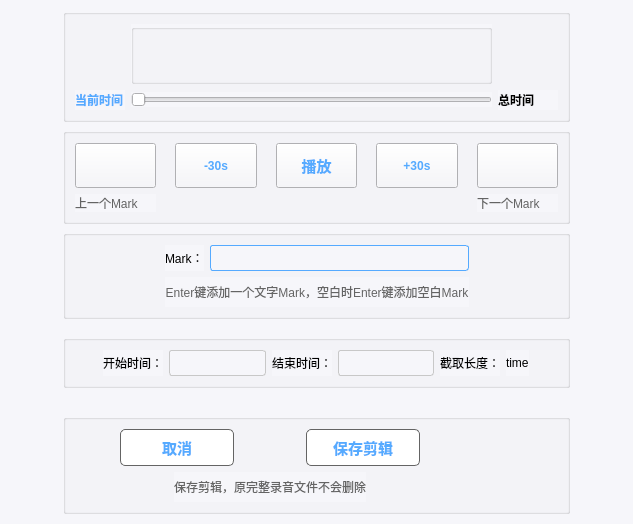
        <widget class="QStackedWidget" name="stackedWidget">
         <property name="currentIndex">
          <number>0</number>
         </property>
         <widget class="QWidget" name="page_1">
          <property name="styleSheet">
           <string notr="true">QWidget:disabled{
background-color: transparent;
}
QWidget{
	background-color: rgb(246, 246, 250);
}</string>
          </property>
          <layout class="QGridLayout" name="gridLayout_9" columnstretch="1,4,4,1">
           <property name="leftMargin">
            <number>0</number>
           </property>
           <property name="topMargin">
            <number>9</number>
           </property>
           <property name="rightMargin">
            <number>0</number>
           </property>
           <property name="bottomMargin">
            <number>0</number>
           </property>
           <property name="horizontalSpacing">
            <number>0</number>
           </property>
           <property name="verticalSpacing">
            <number>6</number>
           </property>
           <item row="4" column="1" colspan="2">
            <widget class="QGroupBox" name="time_groupBox">
             <property name="title">
              <string/>
             </property>
             <layout class="QGridLayout" name="gridLayout_4">
              <item row="1" column="6">
               <widget class="QLabel" name="selected_time">
                <property name="text">
                 <string>time</string>
                </property>
               </widget>
              </item>
              <item row="1" column="1">
               <widget class="QLabel" name="start_time_label">
                <property name="text">
                 <string>开始时间：</string>
                </property>
               </widget>
              </item>
              <item row="1" column="7">
               <spacer name="horizontalSpacer_8">
                <property name="orientation">
                 <enum>Qt::Horizontal</enum>
                </property>
                <property name="sizeHint" stdset="0">
                 <size>
                  <width>40</width>
                  <height>20</height>
                 </size>
                </property>
               </spacer>
              </item>
              <item row="1" column="2">
               <widget class="QLineEdit" name="start_time">
                <property name="minimumSize">
                 <size>
                  <width>0</width>
                  <height>26</height>
                 </size>
                </property>
                <property name="styleSheet">
                 <string notr="true">border:1px solid rgb(200, 200, 200);
border-radius: 3px; </string>
                </property>
               </widget>
              </item>
              <item row="1" column="3">
               <widget class="QLabel" name="end_time_label">
                <property name="text">
                 <string>结束时间：</string>
                </property>
               </widget>
              </item>
              <item row="1" column="4">
               <widget class="QLineEdit" name="end_time">
                <property name="minimumSize">
                 <size>
                  <width>0</width>
                  <height>26</height>
                 </size>
                </property>
                <property name="styleSheet">
                 <string notr="true">border:1px solid rgb(200, 200, 200);
border-radius: 3px; </string>
                </property>
               </widget>
              </item>
              <item row="1" column="5">
               <widget class="QLabel" name="selected_time_label">
                <property name="minimumSize">
                 <size>
                  <width>0</width>
                  <height>26</height>
                 </size>
                </property>
                <property name="text">
                 <string>截取长度：</string>
                </property>
               </widget>
              </item>
              <item row="1" column="0">
               <spacer name="horizontalSpacer_7">
                <property name="orientation">
                 <enum>Qt::Horizontal</enum>
                </property>
                <property name="sizeHint" stdset="0">
                 <size>
                  <width>40</width>
                  <height>20</height>
                 </size>
                </property>
               </spacer>
              </item>
             </layout>
            </widget>
           </item>
           <item row="6" column="1" colspan="2">
            <widget class="QGroupBox" name="button_groupBox">
             <property name="title">
              <string/>
             </property>
             <layout class="QGridLayout" name="gridLayout_5">
              <property name="leftMargin">
               <number>9</number>
              </property>
              <property name="topMargin">
               <number>9</number>
              </property>
              <property name="rightMargin">
               <number>9</number>
              </property>
              <property name="bottomMargin">
               <number>9</number>
              </property>
              <property name="spacing">
               <number>6</number>
              </property>
              <item row="0" column="0">
               <spacer name="horizontalSpacer_41">
                <property name="orientation">
                 <enum>Qt::Horizontal</enum>
                </property>
                <property name="sizeHint" stdset="0">
                 <size>
                  <width>40</width>
                  <height>20</height>
                 </size>
                </property>
               </spacer>
              </item>
              <item row="0" column="1" colspan="2">
               <widget class="QPushButton" name="cancel_btn">
                <property name="font">
                 <font>
                  <pointsize>11</pointsize>
                  <weight>75</weight>
                  <bold>true</bold>
                 </font>
                </property>
                <property name="styleSheet">
                 <string notr="true">QPushButton:hover{
border: 1px solid rgb(85, 170, 255);
color:white;
background-color:rgb(85, 170, 255);
}
QPushButton{
background-color:  white;
border: 1px solid rgb(100, 100, 100);
border-radius: 5px;   
width:100px;
height:35px;
color:rgb(85, 170, 255);
}
QPushButton:pressed{
background-color:rgb(85, 170, 255);
margin:2px;
color:black;
border: 1px solid white;
}

QPushButton:disabled{
background-color: transparent;
color:gray;
}</string>
                </property>
                <property name="text">
                 <string>取消</string>
                </property>
               </widget>
              </item>
              <item row="0" column="3">
               <spacer name="horizontalSpacer_42">
                <property name="orientation">
                 <enum>Qt::Horizontal</enum>
                </property>
                <property name="sizeType">
                 <enum>QSizePolicy::Preferred</enum>
                </property>
                <property name="sizeHint" stdset="0">
                 <size>
                  <width>40</width>
                  <height>20</height>
                 </size>
                </property>
               </spacer>
              </item>
              <item row="0" column="4" colspan="2">
               <widget class="QPushButton" name="confirm_btn">
                <property name="font">
                 <font>
                  <pointsize>11</pointsize>
                  <weight>75</weight>
                  <bold>true</bold>
                 </font>
                </property>
                <property name="styleSheet">
                 <string notr="true">QPushButton:hover{
border: 1px solid rgb(85, 170, 255);
color:white;
background-color:rgb(85, 170, 255);
}
QPushButton{
background-color:  white;
border: 1px solid rgb(100, 100, 100);
border-radius: 5px;   
width:100px;
height:35px;
color:rgb(85, 170, 255);
}
QPushButton:pressed{
background-color:rgb(85, 170, 255);
margin:2px;
color:black;
border: 1px solid white;
}

QPushButton:disabled{
background-color: transparent;
color:gray;
}</string>
                </property>
                <property name="text">
                 <string>保存剪辑</string>
                </property>
               </widget>
              </item>
              <item row="0" column="6">
               <spacer name="horizontalSpacer_43">
                <property name="orientation">
                 <enum>Qt::Horizontal</enum>
                </property>
                <property name="sizeHint" stdset="0">
                 <size>
                  <width>40</width>
                  <height>20</height>
                 </size>
                </property>
               </spacer>
              </item>
              <item row="1" column="0" colspan="2">
               <spacer name="horizontalSpacer">
                <property name="orientation">
                 <enum>Qt::Horizontal</enum>
                </property>
                <property name="sizeHint" stdset="0">
                 <size>
                  <width>40</width>
                  <height>20</height>
                 </size>
                </property>
               </spacer>
              </item>
              <item row="1" column="2" colspan="3">
               <widget class="QLabel" name="clip_label">
                <property name="sizePolicy">
                 <sizepolicy hsizetype="Preferred" vsizetype="Preferred">
                  <horstretch>0</horstretch>
                  <verstretch>0</verstretch>
                 </sizepolicy>
                </property>
                <property name="minimumSize">
                 <size>
                  <width>0</width>
                  <height>30</height>
                 </size>
                </property>
                <property name="maximumSize">
                 <size>
                  <width>16777215</width>
                  <height>50</height>
                 </size>
                </property>
                <property name="styleSheet">
                 <string notr="true">color:rgb(100, 100, 100);</string>
                </property>
                <property name="text">
                 <string>保存剪辑，原完整录音文件不会删除</string>
                </property>
                <property name="alignment">
                 <set>Qt::AlignCenter</set>
                </property>
               </widget>
              </item>
              <item row="1" column="5" colspan="2">
               <spacer name="horizontalSpacer_2">
                <property name="orientation">
                 <enum>Qt::Horizontal</enum>
                </property>
                <property name="sizeHint" stdset="0">
                 <size>
                  <width>186</width>
                  <height>20</height>
                 </size>
                </property>
               </spacer>
              </item>
             </layout>
            </widget>
           </item>
           <item row="5" column="1">
            <spacer name="verticalSpacer_6">
             <property name="orientation">
              <enum>Qt::Vertical</enum>
             </property>
             <property name="sizeType">
              <enum>QSizePolicy::Preferred</enum>
             </property>
             <property name="sizeHint" stdset="0">
              <size>
               <width>20</width>
               <height>20</height>
              </size>
             </property>
            </spacer>
           </item>
           <item row="0" column="1" colspan="2">
            <widget class="QGroupBox" name="slider_groupBox">
             <property name="title">
              <string/>
             </property>
             <layout class="QGridLayout" name="gridLayout_7">
              <item row="0" column="0">
               <spacer name="horizontalSpacer_31">
                <property name="orientation">
                 <enum>Qt::Horizontal</enum>
                </property>
                <property name="sizeType">
                 <enum>QSizePolicy::Preferred</enum>
                </property>
                <property name="sizeHint" stdset="0">
                 <size>
                  <width>50</width>
                  <height>20</height>
                 </size>
                </property>
               </spacer>
              </item>
              <item row="0" column="1">
               <widget class="QQGroupBox" name="MarkBox">
                <property name="sizePolicy">
                 <sizepolicy hsizetype="Expanding" vsizetype="Fixed">
                  <horstretch>0</horstretch>
                  <verstretch>0</verstretch>
                 </sizepolicy>
                </property>
                <property name="minimumSize">
                 <size>
                  <width>60</width>
                  <height>60</height>
                 </size>
                </property>
                <property name="title">
                 <string/>
                </property>
                <property name="flat">
                 <bool>false</bool>
                </property>
               </widget>
              </item>
              <item row="0" column="2">
               <spacer name="horizontalSpacer_30">
                <property name="orientation">
                 <enum>Qt::Horizontal</enum>
                </property>
                <property name="sizeType">
                 <enum>QSizePolicy::Preferred</enum>
                </property>
                <property name="sizeHint" stdset="0">
                 <size>
                  <width>50</width>
                  <height>20</height>
                 </size>
                </property>
               </spacer>
              </item>
              <item row="1" column="0">
               <widget class="QLabel" name="current_time">
                <property name="sizePolicy">
                 <sizepolicy hsizetype="Minimum" vsizetype="Minimum">
                  <horstretch>0</horstretch>
                  <verstretch>0</verstretch>
                 </sizepolicy>
                </property>
                <property name="minimumSize">
                 <size>
                  <width>0</width>
                  <height>20</height>
                 </size>
                </property>
                <property name="maximumSize">
                 <size>
                  <width>60</width>
                  <height>16777215</height>
                 </size>
                </property>
                <property name="font">
                 <font>
                  <weight>75</weight>
                  <bold>true</bold>
                 </font>
                </property>
                <property name="layoutDirection">
                 <enum>Qt::LeftToRight</enum>
                </property>
                <property name="styleSheet">
                 <string notr="true">color:rgb(85, 170, 255);</string>
                </property>
                <property name="text">
                 <string>当前时间</string>
                </property>
               </widget>
              </item>
              <item row="1" column="1">
               <widget class="QQSlider" name="time_slider">
                <property name="minimumSize">
                 <size>
                  <width>60</width>
                  <height>0</height>
                 </size>
                </property>
                <property name="orientation">
                 <enum>Qt::Horizontal</enum>
                </property>
               </widget>
              </item>
              <item row="1" column="2">
               <widget class="QLabel" name="total_time">
                <property name="sizePolicy">
                 <sizepolicy hsizetype="Minimum" vsizetype="Minimum">
                  <horstretch>0</horstretch>
                  <verstretch>0</verstretch>
                 </sizepolicy>
                </property>
                <property name="minimumSize">
                 <size>
                  <width>60</width>
                  <height>20</height>
                 </size>
                </property>
                <property name="maximumSize">
                 <size>
                  <width>60</width>
                  <height>16777215</height>
                 </size>
                </property>
                <property name="font">
                 <font>
                  <weight>75</weight>
                  <bold>true</bold>
                 </font>
                </property>
                <property name="styleSheet">
                 <string notr="true"/>
                </property>
                <property name="text">
                 <string>总时间</string>
                </property>
               </widget>
              </item>
             </layout>
            </widget>
           </item>
           <item row="1" column="1" colspan="2">
            <widget class="QGroupBox" name="control_groupBox">
             <property name="title">
              <string/>
             </property>
             <layout class="QGridLayout" name="gridLayout_6">
              <item row="1" column="6">
               <widget class="QPushButton" name="add_time_btn">
                <property name="sizePolicy">
                 <sizepolicy hsizetype="Preferred" vsizetype="Preferred">
                  <horstretch>0</horstretch>
                  <verstretch>0</verstretch>
                 </sizepolicy>
                </property>
                <property name="minimumSize">
                 <size>
                  <width>0</width>
                  <height>35</height>
                 </size>
                </property>
                <property name="font">
                 <font>
                  <weight>75</weight>
                  <bold>true</bold>
                 </font>
                </property>
                <property name="styleSheet">
                 <string notr="true">QPushButton:hover{
padding:0em;

}
QPushButton{
padding:0.4em;
color:rgb(85, 170, 255);
image: url(:/resource/u1768.png);
}
QPushButton:pressed{
color:black;
}
QPushButton:disabled{
background-color: transparent;
color:gray;
}</string>
                </property>
                <property name="text">
                 <string>+30s</string>
                </property>
               </widget>
              </item>
              <item row="1" column="7" rowspan="2">
               <spacer name="horizontalSpacer_35">
                <property name="orientation">
                 <enum>Qt::Horizontal</enum>
                </property>
                <property name="sizeType">
                 <enum>QSizePolicy::Minimum</enum>
                </property>
                <property name="sizeHint" stdset="0">
                 <size>
                  <width>13</width>
                  <height>17</height>
                 </size>
                </property>
               </spacer>
              </item>
              <item row="1" column="8">
               <widget class="QPushButton" name="next_mark_btn">
                <property name="sizePolicy">
                 <sizepolicy hsizetype="Preferred" vsizetype="Preferred">
                  <horstretch>0</horstretch>
                  <verstretch>0</verstretch>
                 </sizepolicy>
                </property>
                <property name="minimumSize">
                 <size>
                  <width>0</width>
                  <height>35</height>
                 </size>
                </property>
                <property name="font">
                 <font>
                  <weight>75</weight>
                  <bold>true</bold>
                 </font>
                </property>
                <property name="styleSheet">
                 <string notr="true">QPushButton:hover{
padding:0.2em;

}
QPushButton{
padding:0.4em;
color:rgb(85, 170, 255);
image: url(:/resource/u1766.png);
}
QPushButton:pressed{
color:black;
}
QPushButton:disabled{
background-color: transparent;
color:gray;
}</string>
                </property>
                <property name="text">
                 <string/>
                </property>
               </widget>
              </item>
              <item row="2" column="0">
               <widget class="QLabel" name="label_17">
                <property name="styleSheet">
                 <string notr="true">color:rgb(100, 100, 100);</string>
                </property>
                <property name="text">
                 <string>上一个Mark</string>
                </property>
               </widget>
              </item>
              <item row="2" column="8">
               <widget class="QLabel" name="label_18">
                <property name="styleSheet">
                 <string notr="true">color:rgb(100, 100, 100);</string>
                </property>
                <property name="text">
                 <string>下一个Mark</string>
                </property>
               </widget>
              </item>
              <item row="1" column="0">
               <widget class="QPushButton" name="pre_mark_btn">
                <property name="sizePolicy">
                 <sizepolicy hsizetype="Preferred" vsizetype="Preferred">
                  <horstretch>0</horstretch>
                  <verstretch>0</verstretch>
                 </sizepolicy>
                </property>
                <property name="minimumSize">
                 <size>
                  <width>0</width>
                  <height>35</height>
                 </size>
                </property>
                <property name="font">
                 <font>
                  <weight>75</weight>
                  <bold>true</bold>
                 </font>
                </property>
                <property name="styleSheet">
                 <string notr="true">QPushButton:hover{
padding:0.2em;

}
QPushButton{
padding:0.4em;
color:rgb(85, 170, 255);
image: url(:/resource/u1764.png);
}
QPushButton:pressed{
color:black;
}
QPushButton:disabled{
background-color: transparent;
color:gray;
}</string>
                </property>
                <property name="text">
                 <string/>
                </property>
               </widget>
              </item>
              <item row="1" column="1" rowspan="2">
               <spacer name="horizontalSpacer_32">
                <property name="orientation">
                 <enum>Qt::Horizontal</enum>
                </property>
                <property name="sizeType">
                 <enum>QSizePolicy::Minimum</enum>
                </property>
                <property name="sizeHint" stdset="0">
                 <size>
                  <width>13</width>
                  <height>17</height>
                 </size>
                </property>
               </spacer>
              </item>
              <item row="1" column="2">
               <widget class="QPushButton" name="sub_time_btn">
                <property name="sizePolicy">
                 <sizepolicy hsizetype="Preferred" vsizetype="Preferred">
                  <horstretch>0</horstretch>
                  <verstretch>0</verstretch>
                 </sizepolicy>
                </property>
                <property name="minimumSize">
                 <size>
                  <width>0</width>
                  <height>35</height>
                 </size>
                </property>
                <property name="font">
                 <font>
                  <weight>75</weight>
                  <bold>true</bold>
                 </font>
                </property>
                <property name="styleSheet">
                 <string notr="true">QPushButton:hover{
padding:0em;

}
QPushButton{
padding:0.4em;
color:rgb(85, 170, 255);
image: url(:/resource/u1768.png);
}
QPushButton:pressed{
color:black;
}
QPushButton:disabled{
background-color: transparent;
color:gray;
}</string>
                </property>
                <property name="text">
                 <string>-30s</string>
                </property>
               </widget>
              </item>
              <item row="1" column="3" rowspan="2">
               <spacer name="horizontalSpacer_33">
                <property name="orientation">
                 <enum>Qt::Horizontal</enum>
                </property>
                <property name="sizeType">
                 <enum>QSizePolicy::Minimum</enum>
                </property>
                <property name="sizeHint" stdset="0">
                 <size>
                  <width>13</width>
                  <height>17</height>
                 </size>
                </property>
               </spacer>
              </item>
              <item row="1" column="4">
               <widget class="QPushButton" name="play_btn">
                <property name="sizePolicy">
                 <sizepolicy hsizetype="Preferred" vsizetype="Preferred">
                  <horstretch>0</horstretch>
                  <verstretch>0</verstretch>
                 </sizepolicy>
                </property>
                <property name="minimumSize">
                 <size>
                  <width>0</width>
                  <height>45</height>
                 </size>
                </property>
                <property name="font">
                 <font>
                  <pointsize>11</pointsize>
                  <weight>75</weight>
                  <bold>true</bold>
                 </font>
                </property>
                <property name="styleSheet">
                 <string notr="true">QPushButton:hover{
padding:0em;

}
QPushButton{
padding:0.4em;
color:rgb(85, 170, 255);
image: url(:/resource/u1768.png);
}
QPushButton:pressed{
color:black;
}
QPushButton:disabled{
background-color: transparent;
color:gray;
}</string>
                </property>
                <property name="text">
                 <string>播放</string>
                </property>
                <property name="checkable">
                 <bool>true</bool>
                </property>
               </widget>
              </item>
              <item row="1" column="5" rowspan="2">
               <spacer name="horizontalSpacer_34">
                <property name="orientation">
                 <enum>Qt::Horizontal</enum>
                </property>
                <property name="sizeType">
                 <enum>QSizePolicy::Minimum</enum>
                </property>
                <property name="sizeHint" stdset="0">
                 <size>
                  <width>13</width>
                  <height>17</height>
                 </size>
                </property>
               </spacer>
              </item>
             </layout>
            </widget>
           </item>
           <item row="2" column="1" colspan="2">
            <widget class="QGroupBox" name="mark_groupBox">
             <property name="title">
              <string/>
             </property>
             <layout class="QGridLayout" name="gridLayout_2" columnstretch="1,0,1,1">
              <item row="2" column="1" colspan="2">
               <widget class="QLabel" name="label_14">
                <property name="sizePolicy">
                 <sizepolicy hsizetype="Preferred" vsizetype="Preferred">
                  <horstretch>0</horstretch>
                  <verstretch>0</verstretch>
                 </sizepolicy>
                </property>
                <property name="minimumSize">
                 <size>
                  <width>0</width>
                  <height>30</height>
                 </size>
                </property>
                <property name="maximumSize">
                 <size>
                  <width>16777215</width>
                  <height>50</height>
                 </size>
                </property>
                <property name="styleSheet">
                 <string notr="true">color:rgb(100, 100, 100);</string>
                </property>
                <property name="text">
                 <string>Enter键添加一个文字Mark，空白时Enter键添加空白Mark</string>
                </property>
                <property name="alignment">
                 <set>Qt::AlignCenter</set>
                </property>
               </widget>
              </item>
              <item row="1" column="2">
               <widget class="QLineEdit" name="mark_lineEdit">
                <property name="minimumSize">
                 <size>
                  <width>0</width>
                  <height>26</height>
                 </size>
                </property>
                <property name="styleSheet">
                 <string notr="true">QLineEdit{
border:1px solid rgb(85, 170, 255);
border-radius: 3px; 
}
QLineEdit:disabled{
border:1px solid rgb(200, 200, 200);
}</string>
                </property>
               </widget>
              </item>
              <item row="1" column="1">
               <widget class="QLabel" name="label_13">
                <property name="sizePolicy">
                 <sizepolicy hsizetype="Minimum" vsizetype="Preferred">
                  <horstretch>0</horstretch>
                  <verstretch>0</verstretch>
                 </sizepolicy>
                </property>
                <property name="text">
                 <string>Mark：</string>
                </property>
               </widget>
              </item>
              <item row="1" column="3" rowspan="2">
               <spacer name="horizontalSpacer_6">
                <property name="orientation">
                 <enum>Qt::Horizontal</enum>
                </property>
                <property name="sizeType">
                 <enum>QSizePolicy::Preferred</enum>
                </property>
                <property name="sizeHint" stdset="0">
                 <size>
                  <width>100</width>
                  <height>20</height>
                 </size>
                </property>
               </spacer>
              </item>
              <item row="1" column="0" rowspan="2">
               <spacer name="horizontalSpacer_3">
                <property name="orientation">
                 <enum>Qt::Horizontal</enum>
                </property>
                <property name="sizeType">
                 <enum>QSizePolicy::Preferred</enum>
                </property>
                <property name="sizeHint" stdset="0">
                 <size>
                  <width>100</width>
                  <height>20</height>
                 </size>
                </property>
               </spacer>
              </item>
             </layout>
            </widget>
           </item>
           <item row="1" column="3">
            <spacer name="horizontalSpacer_10">
             <property name="orientation">
              <enum>Qt::Horizontal</enum>
             </property>
             <property name="sizeType">
              <enum>QSizePolicy::Preferred</enum>
             </property>
             <property name="sizeHint" stdset="0">
              <size>
               <width>40</width>
               <height>20</height>
              </size>
             </property>
            </spacer>
           </item>
           <item row="1" column="0">
            <spacer name="horizontalSpacer_9">
             <property name="orientation">
              <enum>Qt::Horizontal</enum>
             </property>
             <property name="sizeType">
              <enum>QSizePolicy::Preferred</enum>
             </property>
             <property name="sizeHint" stdset="0">
              <size>
               <width>40</width>
               <height>20</height>
              </size>
             </property>
            </spacer>
           </item>
           <item row="3" column="1" colspan="2">
            <spacer name="verticalSpacer_5">
             <property name="orientation">
              <enum>Qt::Vertical</enum>
             </property>
             <property name="sizeType">
              <enum>QSizePolicy::MinimumExpanding</enum>
             </property>
             <property name="sizeHint" stdset="0">
              <size>
               <width>20</width>
               <height>10</height>
              </size>
             </property>
            </spacer>
           </item>
           <item row="7" column="1" colspan="2">
            <spacer name="verticalSpacer">
             <property name="orientation">
              <enum>Qt::Vertical</enum>
             </property>
             <property name="sizeType">
              <enum>QSizePolicy::MinimumExpanding</enum>
             </property>
             <property name="sizeHint" stdset="0">
              <size>
               <width>20</width>
               <height>10</height>
              </size>
             </property>
            </spacer>
           </item>
          </layout>
         </widget>
        </widget>
